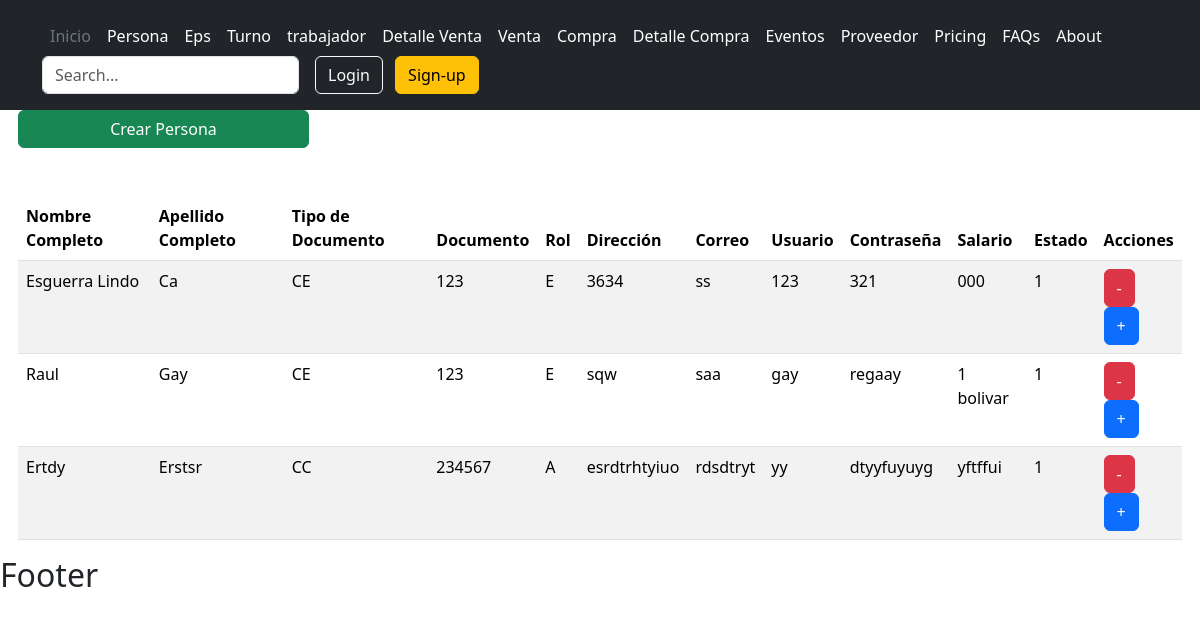
The app's page /usuarios/persona/ with its own data.
### usuario/models.py (models this page shows, shortened)
class Persona(models.Model):
    nombre= models.CharField(max_length=45,verbose_name="Nombres Completo:")
    apellido= models.CharField(max_length=45,verbose_name="Apellidos Completos:")
    class TipoDocumento(models.TextChoices):
        CEDULA='CC',_("Cédula")
        CEDULA_EXTRANJERIA='CE',_("Cédula de Extrangería")
    tipo_documento=models.CharField(max_length=2,choices=TipoDocumento.choices,verbose_name="Tipo de Documento:")
    documento=models.PositiveIntegerField(verbose_name="Documento:")
    class Rol(models.TextChoices):
        INSTRUCTOR='E',_("Empleado")
        APRENDIZ='A',_("Administrador")
    rol=models.CharField(max_length=1,choices=Rol.choices,verbose_name="Rol:")
    direccion=models.CharField(max_length=45,verbose_name="Dirección:")
    correo=models.CharField(max_length=45,verbose_name="Correo electronico:")
    usuario=models.CharField(max_length=45,verbose_name="Usuario:")
    contrasena=models.CharField(max_length=45,verbose_name="Contraseña:")
    salario=models.CharField(max_length=45,verbose_name="Salario:")
    class Estado(models.TextChoices):
        ACTIVO='1',_("Activo")
        INACTIVO='0',_("Inactivo")
    estado=models.CharField(max_length=1,choices=Estado.choices,default=Estado.ACTIVO,verbose_name="Estado")
    class Meta:
        verbose_name_plural = "Personas"

### usuario/views.py (the view)
# urls.py: path('persona/', persona_listar, name="persona" ),
def persona_listar(request):
    titulo="Persona"
    persona= Persona.objects.all()
    context={
        "titulo":titulo,
        "personas":persona
    }
    return render(request,"usuarios/persona/listar.html", context)

### base/templates/usuarios/persona/listar.html
{% extends 'partials/body.html' %}
{% block contenido %}
<a href="{% url 'persona-crear' %}" class="btn btn-success w-25"
  >Crear {{titulo}}</a
>
<table class="table table-striped table-hover">
  <thead>
    <tr>
      <th>Nombre Completo</th>
      <th>Apellido Completo</th>
      <th>Tipo de Documento</th>
      <th>Documento</th>
      <th>Rol</th>
      <th>Dirección</th>
      <th>Correo</th>
      <th>Usuario</th>
      <th>Contraseña</th>
      <th>Salario</th>
      <th>Estado</th>
      <th>Acciones</th>
    </tr>
  </thead>
  <tbody>
    {% for persona in personas %} {% if persona.estado != "0" %}
    <tr>
      <td>{{persona.nombre}}</td>
      <td>{{persona.apellido}}</td>
      <td>{{persona.tipo_documento}}</td>
      <td>{{persona.documento}}</td>
      <td>{{persona.rol}}</td>
      <td>{{persona.direccion}}</td>
      <td>{{persona.correo}}</td>
      <td>{{persona.usuario}}</td>
      <td>{{persona.contrasena}}</td>
      <td>{{persona.salario}}</td>
      <td>{{persona.estado}}</td>
      <td>
        <a
          class="btn btn-danger"
          href="{% url 'persona-eliminar' persona.id %}"
          >-</a
        >
        <a
          class="btn btn-primary"
          href="{% url 'persona-modificar' persona.id %}"
          >+</a
        >
      </td>
    </tr>
    {% endif %} {% endfor %}
  </tbody>
</table>
{% endblock contenido %}

### records on screen
Persona: nombre "Esguerra Lindo", apellido "Ca", tipo_documento "CE", documento "123", rol "E", direccion "3634", correo "ss", usuario "123", contrasena "321", salario "000", estado "1"
Persona: nombre "Raul", apellido "Gay", tipo_documento "CE", documento "123", rol "E", direccion "sqw", correo "saa", usuario "gay", contrasena "regaay", salario "1 bolivar", estado "1"
Persona: nombre "Ertdy", apellido "Erstsr", tipo_documento "CC", documento "234567", rol "A", direccion "esrdtrhtyiuo", correo "rdsdtryt", usuario "yy", contrasena "dtyyfuyuyg", salario "yftffui", estado "1"

### other values on screen
{{ titulo }} "Persona"
